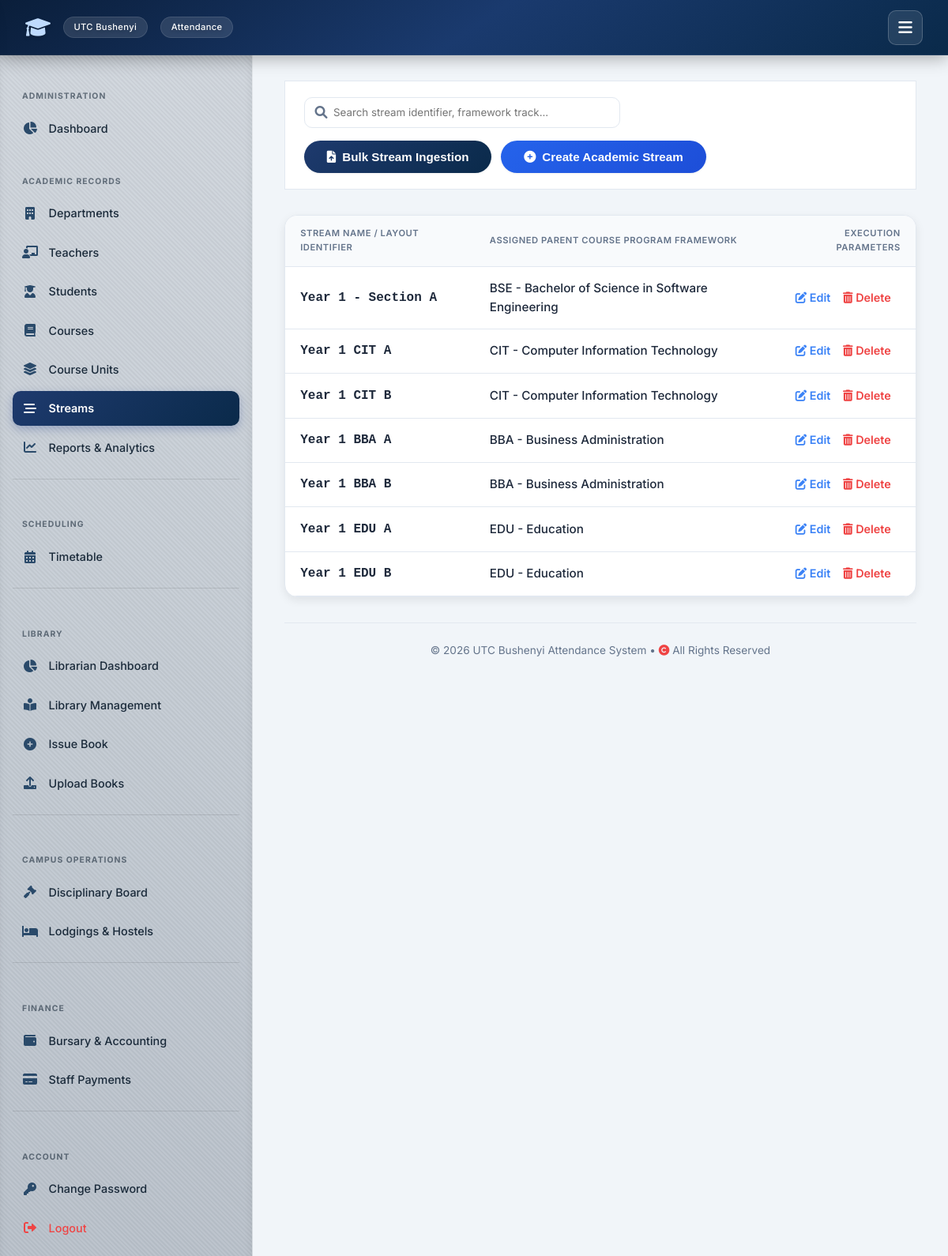
The page /management/streams/ (signed in) on the database its author committed.
### attendance/models.py (models this page shows, shortened)
class Stream(models.Model):
    name = models.CharField(max_length=100)
    course = models.ForeignKey(Course, on_delete=models.CASCADE, related_name='streams')

class Course(models.Model):
    code = models.CharField(max_length=20, primary_key=True)
    name = models.CharField(max_length=255)
    department = models.ForeignKey(Department, on_delete=models.SET_NULL, null=True, blank=True, related_name='courses')

### attendance/views_admin.py (the view, shortened to what this page needs)
# urls.py: path('management/streams/', views_admin.manage_streams, name='manage_streams'),
@login_required
@transaction.atomic
def manage_streams(request):
    if request.user.role != User.IS_ADMIN:
        return HttpResponse("Unauthorized", status=403)
    streams = Stream.objects.select_related('course').all()
    courses = Course.objects.all()
    return render(request, 'attendance/manage_streams.html', {
        'streams': streams,
        'courses': courses
    })

### templates/attendance/manage_streams.html (shortened to what this page needs)
{% extends 'attendance/base.html' %}
{% block content %}
<div class="page-header-actions">
    <div style="display: flex; gap: 1rem; align-items: center; flex: 1; flex-wrap: wrap;">
        <div style="position: relative; min-width: 260px; flex: 1; max-width: 400px;">
            <i class="fas fa-search" style="position: absolute; left: 0.85rem; top: 50%; transform: translateY(-50%); color: var(--text-muted);"></i>
            <input type="text" id="dashboardSearch" class="form-control" placeholder="Search stream identifier, framework track..." style="padding-left: 2.25rem;">
        </div>
    </div>
    <div class="action-group">
        <button class="btn btn-outline" onclick="location.href='{% url 'attendance:bulk_upload_streams' %}'">
            <i class="fas fa-file-upload"></i> Bulk Stream Ingestion
        </button>
        <button class="btn" id="openModalBtn" style="background: linear-gradient(135deg, #2563eb, #1d4ed8);">
            <i class="fas fa-plus-circle"></i> Create Academic Stream
        </button>
    </div>
</div>
<div class="card" style="padding:0; overflow:hidden;">
    <table class="table">
        <thead>
            <tr>
                <th>Stream Name / Layout Identifier</th>
                <th>Assigned Parent Course Program Framework</th>
                <th style="text-align: right;">Execution Parameters</th>
            </tr>
        </thead>
        <tbody id="streamsTableBody">
            {% for stream in streams %}
            <tr class="stream-row">
                <td><code style="font-size:1rem; font-weight:700; color:var(--text-main);">{{ stream.name }}</code></td>
                <td style="font-weight: 500;">{{ stream.course.code }} - {{ stream.course.name }}</td>
                <td style="text-align: right;">
                    <a href="{% url 'attendance:edit_stream' stream.id %}" class="action-link edit">
                        <i class="fas fa-edit"></i> Edit
                    </a>
                    <a href="{% url 'attendance:delete_stream' stream.id %}" class="action-link delete" onclick="return confirm('Dropping this stream layout cascades to affect student associations. Proceed?');">
                        <i class="fas fa-trash-alt"></i> Delete
                    </a>
                </td>
            </tr>
            {% endfor %}
        </tbody>
    </table>
</div>
{% endblock %}

### static/style.css (style rules this page uses)
:root { --primary: #0f3b3e; --primary-dark: #0c4e6d ; --primary-light: #e6f4f1; --secondary: #2c6e6b; --accent: #3b82f6; --success: #10b981; --success-light: #d1fae5; --danger: #ef4444; --danger-light: #fee2e2; --warning: #f59e0b; --warning-light: #fef3c7; --info: #3b82f6; --info-light: #dbeafe; --bg-main: #f1f5f9; --surface: #ffffff; --surface-hover: #f8fafc; --text-main: #0f172a; --text-muted: #64748b; --border: #e2e8f0; --shadow-sm: 0 1px 3px rgba(0,0,0,0.06); --shadow: 0 4px 12px rgba(0,0,0,0.08); --shadow-lg: 0 10px 30px rgba(0,0,0,0.12); --radius: 16px; --radius-sm: 10px; --transition: all 0.25s cubic-bezier(0.4, 0, 0.2, 1); --font: 'Inter', -apple-system, BlinkMacSystemFont, 'Segoe UI', Roboto, Helvetica, Arial, sans-serif; --nav-height: 70px; --sidebar-width: 320px; }
* { box-sizing: border-box; margin: 0; padding: 0; }
body { font-family: var(--font); background: var(--bg-main); color: var(--text-main); line-height: 1.6; min-height: 100vh; display: flex; flex-direction: column; }
.card { background: var(--surface); border-radius: var(--radius); padding: 2rem; box-shadow: var(--shadow); border: 1px solid var(--border); transition: var(--transition); }
table { width: 100%; border-collapse: collapse; font-size: 0.95rem; }
th, td { padding: 0.9rem 1.2rem; text-align: left; border-bottom: 1px solid var(--border); }
th { background: #f8fafc; font-weight: 600; color: var(--text-muted); text-transform: uppercase; font-size: 0.7rem; letter-spacing: 0.05em; }
tbody tr { transition: var(--transition); }
.btn { display: inline-flex; align-items: center; justify-content: center; gap: 0.5rem; background: linear-gradient(135deg, var(--secondary), var(--primary)); color: #fff; padding: 0.75rem 1.8rem; border: none; border-radius: 50px; font-weight: 600; font-size: 0.95rem; cursor: pointer; transition: var(--transition); box-shadow: var(--shadow-sm); text-decoration: none; }
.btn-outline { background: transparent; border: 1px solid var(--border); color: var(--text-main); }

### templates/attendance/base.html (style rules this page uses)
:root { --primary: #0a2a4a; --primary-dark: #061e35; --primary-light: #e6eff9; --secondary: #1e3a6e; --accent: #3b82f6; --success: #3b82f6; --success-light: #dbeafe; --danger: #ef4444; --danger-light: #fee2e2; --warning: #f59e0b; --warning-light: #fef3c7; --info: #3b82f6; --info-light: #dbeafe; --bg-main: #f1f5f9; --surface: #ffffff; --surface-hover: #f8fafc; --text-main: #1e293b; --text-muted: #64748b; --border: #e2e8f0; --shadow-sm: 0 1px 3px rgba(0,0,0,0.06); --shadow: 0 4px 12px rgba(0,0,0,0.08); --shadow-lg: 0 10px 30px rgba(0,0,0,0.12); --radius: 16px; --radius-sm: 10px; --transition: all 0.25s cubic-bezier(0.4, 0, 0.2, 1); --font: 'Inter', -apple-system, BlinkMacSystemFont, 'Segoe UI', Roboto, Helvetica, Arial, sans-serif; --nav-height: 70px; --sidebar-width: 320px; }
* { box-sizing: border-box; margin: 0; padding: 0; }
body { font-family: var(--font); background: var(--bg-main); color: var(--text-main); line-height: 1.6; min-height: 100vh; display: flex; flex-direction: column; }
.card { background: var(--surface); border-radius: var(--radius); padding: 2rem; box-shadow: var(--shadow); border: 1px solid var(--border); transition: var(--transition); }
table { width: 100%; border-collapse: collapse; font-size: 0.95rem; }
th, td { padding: 0.9rem 1.2rem; text-align: left; border-bottom: 1px solid var(--border); }
th { background: #f8fafc; font-weight: 600; color: var(--text-muted); text-transform: uppercase; font-size: 0.7rem; letter-spacing: 0.05em; }
.btn { display: inline-flex; align-items: center; justify-content: center; gap: 0.5rem; background: linear-gradient(135deg, var(--secondary), var(--primary)); color: #fff; padding: 0.75rem 1.8rem; border: none; border-radius: 50px; font-weight: 600; font-size: 0.95rem; cursor: pointer; transition: var(--transition); box-shadow: var(--shadow-sm); text-decoration: none; }

### rows shown on the page
Stream: name "Year 1 - Section A", course.code "BSE", course.name "Bachelor of Science in Software Engineering"
Stream: name "Year 1 CIT A", course.code "CIT", course.name "Computer Information Technology"
Stream: name "Year 1 CIT B", course.code "CIT", course.name "Computer Information Technology"
Stream: name "Year 1 BBA A", course.code "BBA", course.name "Business Administration"
Stream: name "Year 1 BBA B", course.code "BBA", course.name "Business Administration"
Stream: name "Year 1 EDU A", course.code "EDU", course.name "Education"
Stream: name "Year 1 EDU B", course.code "EDU", course.name "Education"
